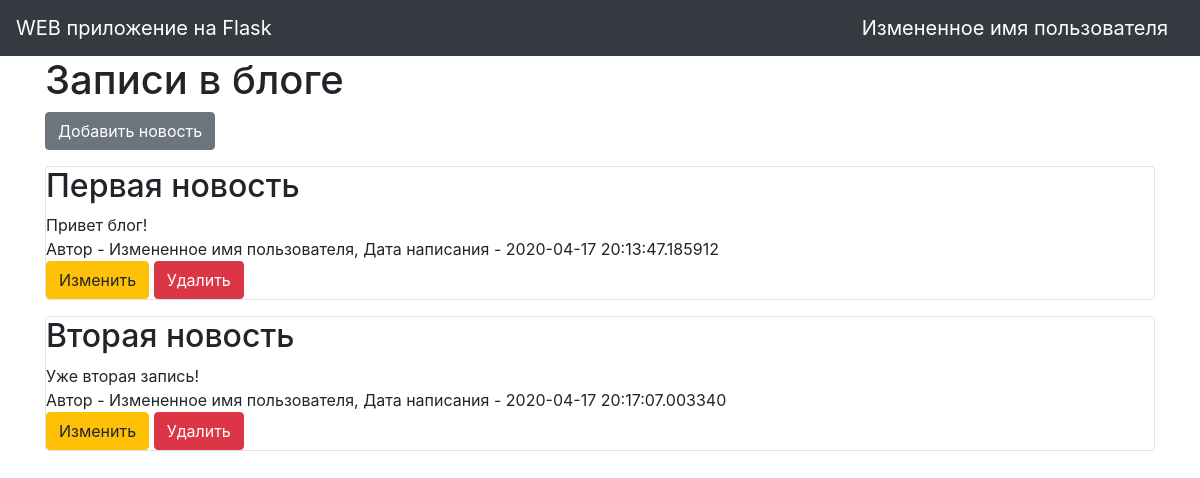
The page / (signed in) on the database its author committed.
### data/users.py (models this page shows, shortened)
class User(SqlAlchemyBase, UserMixin):
    __tablename__ = 'users'
    id = sqlalchemy.Column(sqlalchemy.Integer,
                           primary_key=True, autoincrement=True)
    name = sqlalchemy.Column(sqlalchemy.String, nullable=True)
    about = sqlalchemy.Column(sqlalchemy.String, nullable=True)
    email = sqlalchemy.Column(sqlalchemy.String,
                              index=True, unique=True, nullable=True)
    hashed_password = sqlalchemy.Column(sqlalchemy.String, nullable=True)
    created_date = sqlalchemy.Column(sqlalchemy.DateTime,
                                     default=datetime.datetime.now)
    news = orm.relation("News", back_populates='user')

### data/news.py (models this page shows, shortened)
class News(SqlAlchemyBase):
    __tablename__ = 'news'
    id = sqlalchemy.Column(sqlalchemy.Integer,
                           primary_key=True, autoincrement=True)
    title = sqlalchemy.Column(sqlalchemy.String, nullable=True)
    content = sqlalchemy.Column(sqlalchemy.String, nullable=True)
    created_date = sqlalchemy.Column(sqlalchemy.DateTime,
                                     default=datetime.datetime.now)
    is_private = sqlalchemy.Column(sqlalchemy.Boolean, default=True)
    user_id = sqlalchemy.Column(sqlalchemy.Integer,
                                sqlalchemy.ForeignKey("users.id"))
    user = orm.relation('User')

### main.py (the view)
@app.route("/")
def index():
    session = db_session.create_session()
    if current_user.is_authenticated:
        news = session.query(News).filter(
            (News.user == current_user) | (News.is_private != True))
    else:
        news = session.query(News).filter(News.is_private != True)
    return render_template("index.html", news=news)

### data/db_session.py (called while the page is built)
def create_session() -> Session:
    global __factory
    return __factory()

### main.py (called while the page is built)
@login_manager.user_loader
def load_user(user_id):
    session = db_session.create_session()
    return session.query(User).get(user_id)

### templates/index.html (shortened to what this page needs)
{% extends "base.html" %}
{% block content %}
    <h1>Записи в блоге</h1>
    {% if current_user.is_authenticated %}
        <a href="news" class="btn btn-secondary">Добавить новость</a>
    {% endif %}
    {% for item in news%}
        <div class="col-md6 border rounded">
            <h2>{{item.title}}</h2>
            <div>
                {{item.content}}
            </div>
            <div>
                Автор - {{item.user.name}}, Дата написания - {{item.created_date}}
            </div>
            {% if current_user.is_authenticated and current_user == item.user %}
                <div>
                    <a href="/news/{{ item.id }}" class="btn btn-warning">Изменить</a>
                    <a href="/news_delete/{{ item.id }}" class="btn btn-danger">Удалить</a>
                </div>
            {% endif %}
        </div>
    {% endfor %}
{% endblock %}

### templates/base.html (shortened to what this page needs)
<!Doctype html>
<html lang="en">
<head>
    <link rel="stylesheet"
          href="https://stackpath.bootstrapcdn.com/bootstrap/4.4.1/css/bootstrap.min.css"
>
</head>
<body>
<header>
    <nav class="navbar navbar-dark bg-dark">
        <a class="navbar-brand" href="#">WEB приложение на Flask</a>
        {% if current_user.is_authenticated %}
            <a class="navbar-brand" href="/logout">{{ current_user.name }}</a>
        {% else %}
            <p>
                <a class="btn btn-primary " href="/register">Зарегистрироваться</a>
                <a class="btn btn-success" href="/login">Войти</a>
            </p>
        {% endif %}
    </nav>
</header>
<main role="main" class="container">
    {% block content %}{% endblock %}
</main>
</body>
</html>

### rows shown on the page
User: name "Измененное имя пользователя"
News: title "Первая новость", content "Привет блог!", user.name "Измененное имя пользователя", created_date "2020-04-17 20:13:47.185912"
News: title "Вторая новость", content "Уже вторая запись!", user.name "Измененное имя пользователя", created_date "2020-04-17 20:17:07.003340"
